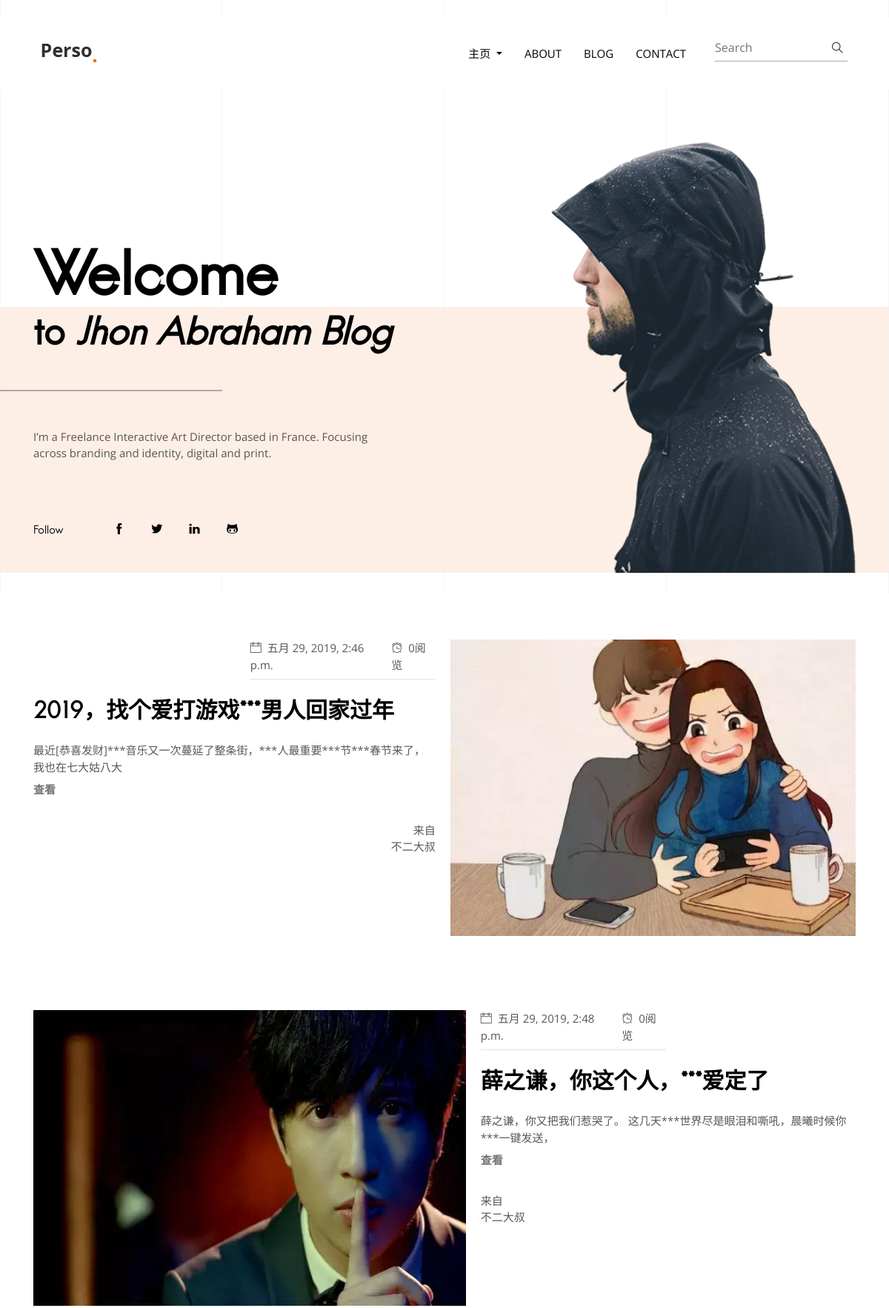
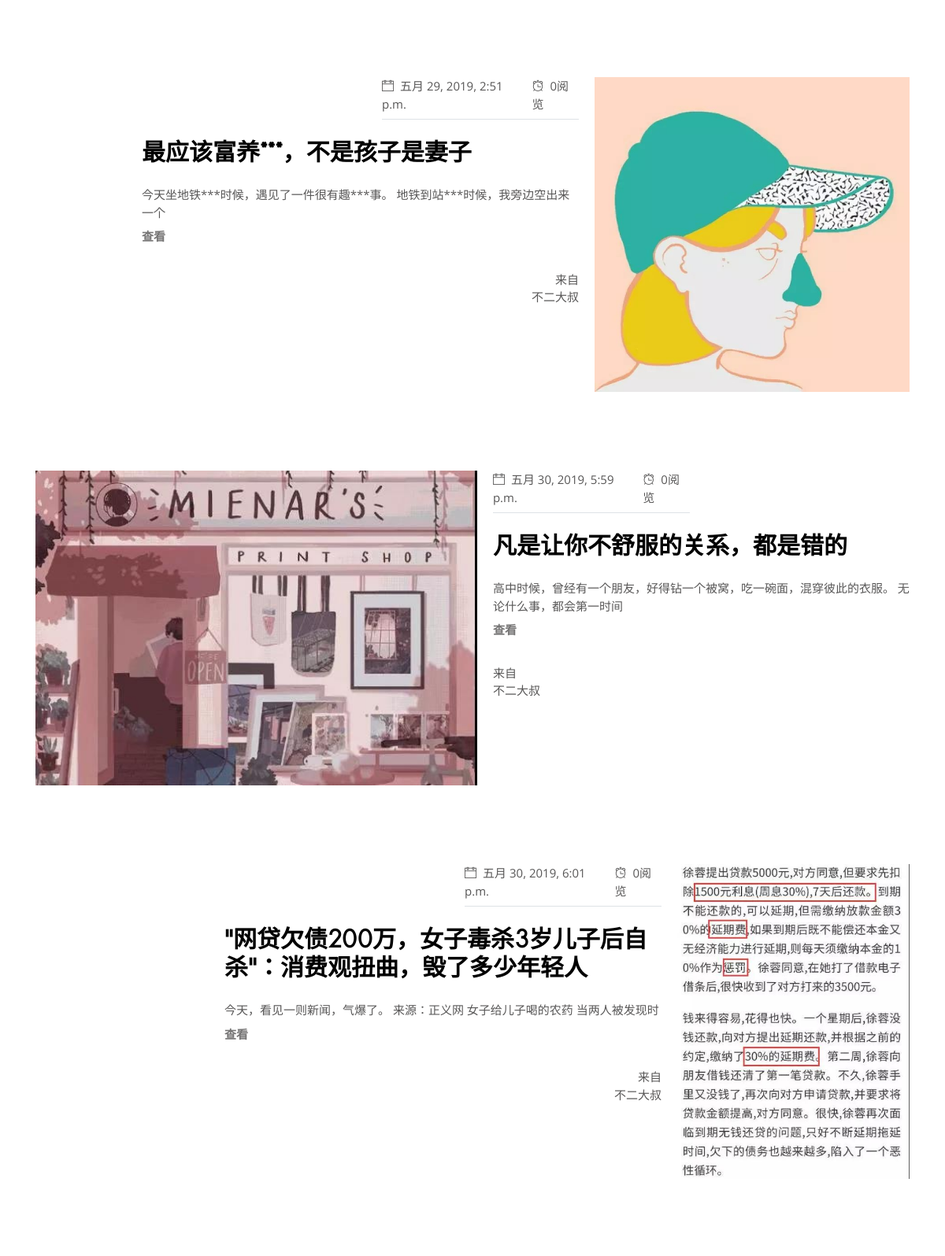
Page /blog/indexone/ (upper part) on the committed database (2 pictures, top to bottom).
### blog/models.py (models this page shows, shortened)
class Dynamic(models.Model):
    title = models.CharField(max_length=50,verbose_name='标题')
    body = models.TextField(verbose_name='内容')
    img=models.ImageField(upload_to='DynamicPicture',verbose_name='动态配图')
    views = models.PositiveIntegerField(default=0,verbose_name='阅读数')
    categories=models.ForeignKey(Categories,on_delete=models.CASCADE,verbose_name='分类')
    tag=models.ManyToManyField(Tag,verbose_name='标签')
    release_time=models.DateTimeField(auto_now_add=True,verbose_name='发布时间')
    author=models.ForeignKey(User,on_delete=models.CASCADE,verbose_name='作者')
    class Meta():
        verbose_name = "文章"
        verbose_name_plural = verbose_name

### blog/views.py (the view)
def indexone(request):
    pagenum = request.GET.get('page')
    if pagenum == None:
        pagenum = 1
    else:
        pagenum = pagenum
    dynamics=Dynamic.objects.all().order_by('-views')
    paginator = Paginator(dynamics, 9)
    page = paginator.get_page(pagenum)
    return render(request, 'blog/homepage-2.html',{'page':page})

### blog/templatetags/extend_fun.py (called while the page is built)
@register.filter(name='myslice')
def myslice(value,length):
    return value[:length]

### templates/blog/homepage-2.html (shortened to what this page needs)
﻿<!DOCTYPE html>
<html lang="zxx">
<head>
  <link rel="stylesheet" href="/static/plugins/bootstrap/bootstrap.min.css">
  <link rel="stylesheet" href="/static/plugins/slick/slick.css">
  <link rel="stylesheet" href="/static/plugins/themify-icons/themify-icons.css">
  <link href="/static/css/style.css" rel="stylesheet">
</head>
<body>
{% load extend_fun %}
<div class="dividers">
  <div class="divider"></div>
  <div class="divider"></div>
  <div class="divider"></div>
  <div class="divider"></div>
</div>
<header class="navigation">
    <nav class="navbar navbar-expand-lg navbar-light">
        <a class="navbar-brand" href="{% url 'blog:about' %}"><img class="img-fluid" src="/static/images/logo.png" alt="parsa"></a>
        <div class="collapse navbar-collapse text-center" id="navogation">
            <ul class="navbar-nav ml-auto">
                <li class="nav-item dropdown">
                    <a class="nav-link text-uppercase text-dark dropdown-toggle" href="#" id="navbarDropdown"
                       role="button" data-toggle="dropdown" aria-haspopup="true" aria-expanded="false">
                        主页
                    </a>
                </li>
                <li class="nav-item">
                    <a class="nav-link text-uppercase text-dark" href="{% url 'blog:about' %}">About</a>
                </li>
                <li class="nav-item">
                    <a class="nav-link text-uppercase text-dark" href="{% url 'blog:detail' 12 %}">Blog</a>
                </li>
                <li class="nav-item">
                    <a class="nav-link text-uppercase text-dark" href="{% url 'blog:contact' %}">Contact</a>
                </li>
            </ul>
            <form class="form-inline position-relative ml-lg-4">
                <input class="form-control px-0 w-100" type="search" placeholder="Search">
                <button class="search-icon" type="submit"><i class="ti-search text-dark"></i></button>
            </form>
        </div>
    </nav>
</header>
<section class="hero-section">
  <div class="container">
    <div class="row">
      <div class="col-lg-6 align-self-end">
        <h1 class="mb-0">Welcome</h1>
        <h2 class="mb-100 title-border-lg">to <i>Jhon Abraham Blog</i></h2>
        <p class="mb-80 mr-5">I’m a Freelance Interactive Art Director based in France. Focusing across branding and
          identity, digital and
          print.</p>
        <span class="font-secondary text-dark mr-3 mr-sm-5">Follow</span>
        <ul class="list-inline d-inline-block mb-5">
          <li class="list-inline-item mx-3"><a href="#" class="text-dark"><i class="ti-facebook"></i></a></li>
          <li class="list-inline-item mx-3"><a href="#" class="text-dark"><i class="ti-twitter-alt"></i></a></li>
          <li class="list-inline-item mx-3"><a href="#" class="text-dark"><i class="ti-linkedin"></i></a></li>
          <li class="list-inline-item mx-3"><a href="#" class="text-dark"><i class="ti-github"></i></a></li>
        </ul>
      </div>
      <div class="col-lg-6 text-right">
        <img class="img-fluid" src="/static/images/banner-img.png" alt="banner-image">
      </div>
    </div>
  </div>
</section>
<section class="section">
  <div class="container">
    <div class="row">
      {% for dynamic in page.object_list %}
        {% if forloop.counter|divisibleby:2 %}
        <div class="col-12 mb-100">
          <article data-file="articles/b.html" data-target="article" class="article-full-width">
            <div class="post-image">
              <img class="img-fluid" src="/static/media/{{dynamic.img}}" alt="post-thumb">
            </div>
            <div class="post-content">
              <ul class="list-inline d-flex justify-content-between border-bottom post-meta pb-2 mb-4">
                <li class="list-inline-item"><i class="ti-calendar mr-2"></i>{{ dynamic.release_time }}</li>
                <li class="list-inline-item"><i class="ti-alarm-clock mr-2"></i><span class="eta">{{ dynamic.views }}</span>阅览</li>
              </ul>
              <h4 class="mb-4"><a href="{% url 'blog:detail' dynamic.id %}" class="text-dark">{{ dynamic.title }}</a></h4>
              <p class="mb-0 post-summary">{{ dynamic.body|myslice:50 }}</p>
              <a class="btn btn-transparent mb-4" href="{% url 'blog:detail' dynamic.id %}">查看</a>
              <div class="author">
                <span class="d-block">来自</span>
                <p>{{ dynamic.author }}</p>
              </div>
            </div>
          </article>
        </div>
        {% else %}
           <div class="col-12 mb-100">
          <article data-file="articles/b.html" data-target="article" class="article-full-width article-right">
            <div class="post-image">
              <img class="img-fluid" src="/static/media/{{dynamic.img}}" alt="post-thumb">
            </div>
            <div class="post-content">
              <ul class="list-inline d-flex justify-content-between border-bottom post-meta pb-2 mb-4">
                <li class="list-inline-item"><i class="ti-calendar mr-2"></i>{{ dynamic.release_time }}</li>
                <li class="list-inline-item"><i class="ti-alarm-clock mr-2"></i><span class="eta">{{ dynamic.views }}</span>阅览</li>
              </ul>
              <h4 class="mb-4"><a href="{% url 'blog:detail' dynamic.id %}" class="text-dark">{{ dynamic.title }}</a></h4>
              <p class="mb-0 post-summary">{{ dynamic.body|myslice:50 }}</p>
              <a class="btn btn-transparent mb-4" href="{% url 'blog:detail' dynamic.id %}">查看</a>
              <div class="author">
                <span class="d-block">来自</span>
                <p>{{ dynamic.author }}</p>
              </div>
            </div>
          </article>
        </div>
        {% endif %}
    {% endfor %}
    </div>
  </div>
</section>
</body>
</html>

### static/css/style.css (style rules this page uses)
body { line-height: 1.5; font-family: "Open Sans", sans-serif; -webkit-font-smoothing: antialiased; font-size: 15px; color: #585757; }
p, .paragraph { font-weight: 400; font-size: 15px; line-height: 1.5; font-family: "Open Sans", sans-serif; }
h1, h2, h3, h4, h5, h6 { color: #000000; font-family: "hanskendrick"; font-weight: 600; line-height: 1.2; }
h1, .h1 { font-size: 80px; }
h2, .h2 { font-size: 50px; }
h4, .h4 { font-size: 30px; }
.btn { font-size: 15px; font-family: "Open Sans", sans-serif; text-transform: capitalize; padding: 8px 20px; border-radius: 0; font-weight: 600; border: 1px solid; position: relative; z-index: 1; transition: .2s ease; }
.btn-transparent { color: #767575; border: 0; }
body { background-color: #fff; overflow-x: hidden; }
ol, ul { list-style-type: none; margin: 0px; }
img { vertical-align: middle; border: 0; }
a, a:hover, a:focus { text-decoration: none; }
a, button, select { cursor: pointer; transition: .2s ease; }
.section { padding-top: 90px; padding-bottom: 90px; }
.text-dark { color: #000000 !important; }
.font-secondary { font-family: "hanskendrick" !important; }
.mb-80 { margin-bottom: 80px !important; }
.mb-100 { margin-bottom: 100px !important; }
.form-control { border: 0; border-bottom: 1px solid #ababab; border-radius: 0; }
.navigation { z-index: 9; }
.headroom { position: -webkit-sticky; position: sticky; top: 0; left: 0; right: 0; transition: all .4s ease-in-out; padding: 10px 40px; background-color: #fff; }
.navbar .nav-item .nav-link { padding: 20px 15px; }
.search-icon { border: 0; background: transparent; position: absolute; right: 0; top: 50%; -webkit-transform: translateY(-50%); transform: translateY(-50%); }
.title-border-lg { position: relative; }
.title-border-lg::before { position: absolute; content: ""; height: 2px; width: 300px; left: -45px; bottom: -50px; background: #ababab; }
.hero-section { padding: 70px 0 0; background-image: linear-gradient(#fff 45%, #fdefe6 0); }
.dividers { display: flex; align-items: center; width: 1200px; position: fixed; top: 0; left: 50%; -webkit-transform: translateX(-50%); transform: translateX(-50%); }
.dividers .divider { border-right: 1px solid #edeef0; flex-basis: 50%; height: 100vh; opacity: .6; }
.dividers .divider:first-child { border-left: 1px solid #edeef0; }
.article-full-width { display: flex; flex-wrap: nowrap; }
.article-full-width .post-image { margin-right: 20px; }
.article-full-width .post-image img { height: 400px; width: auto; }
.article-full-width .post-content { width: 50%; }
.article-full-width .post-content .btn { padding-left: 0; }
.article-full-width .post-meta { width: 250px; }
.article-full-width.article-right { justify-content: flex-end; }
.article-full-width.article-right .post-image { order: 2; margin: 0 0 0 20px; }
.article-full-width.article-right .post-content { order: 1; }
.article-full-width.article-right .post-meta { margin-left: auto; }
.article-full-width.article-right .author { text-align: right; }

### rows in the picture
Dynamic: img (picture), release_time "五月 29, 2019, 2:46 p.m.", views "0", title "2019，找个爱打游戏***男人回家过年", body|myslice "最近[恭喜发财]***音乐又一次蔓延了整条街，***人最重要***节***春节来了，我也在七大姑八大", author "不二大叔"
Dynamic: img (picture), release_time "五月 29, 2019, 2:48 p.m.", views "0", title "薛之谦，你这个人，***爱定了", body|myslice "薛之谦，你又把我们惹哭了。 这几天***世界尽是眼泪和嘶吼，晨曦时候你***一键发送，", author "不二大叔"
Dynamic: img (picture), release_time "五月 29, 2019, 2:51 p.m.", views "0", title "最应该富养***，不是孩子是妻子", body|myslice "今天坐地铁***时候，遇见了一件很有趣***事。 地铁到站***时候，我旁边空出来一个", author "不二大叔"
Dynamic: img (picture), release_time "五月 30, 2019, 5:59 p.m.", views "0", title "凡是让你不舒服的关系，都是错的", body|myslice "高中时候，曾经有一个朋友，好得钻一个被窝，吃一碗面，混穿彼此的衣服。 无论什么事，都会第一时间", author "不二大叔"
Dynamic: img (picture), release_time "五月 30, 2019, 6:01 p.m.", views "0", title "“网贷欠债200万，女子毒杀3岁儿子后自杀”：消费观扭曲，毁了多少年轻人", body|myslice "今天，看见一则新闻，气爆了。 来源：正义网 女子给儿子喝的农药 当两人被发现时", author "不二大叔"
